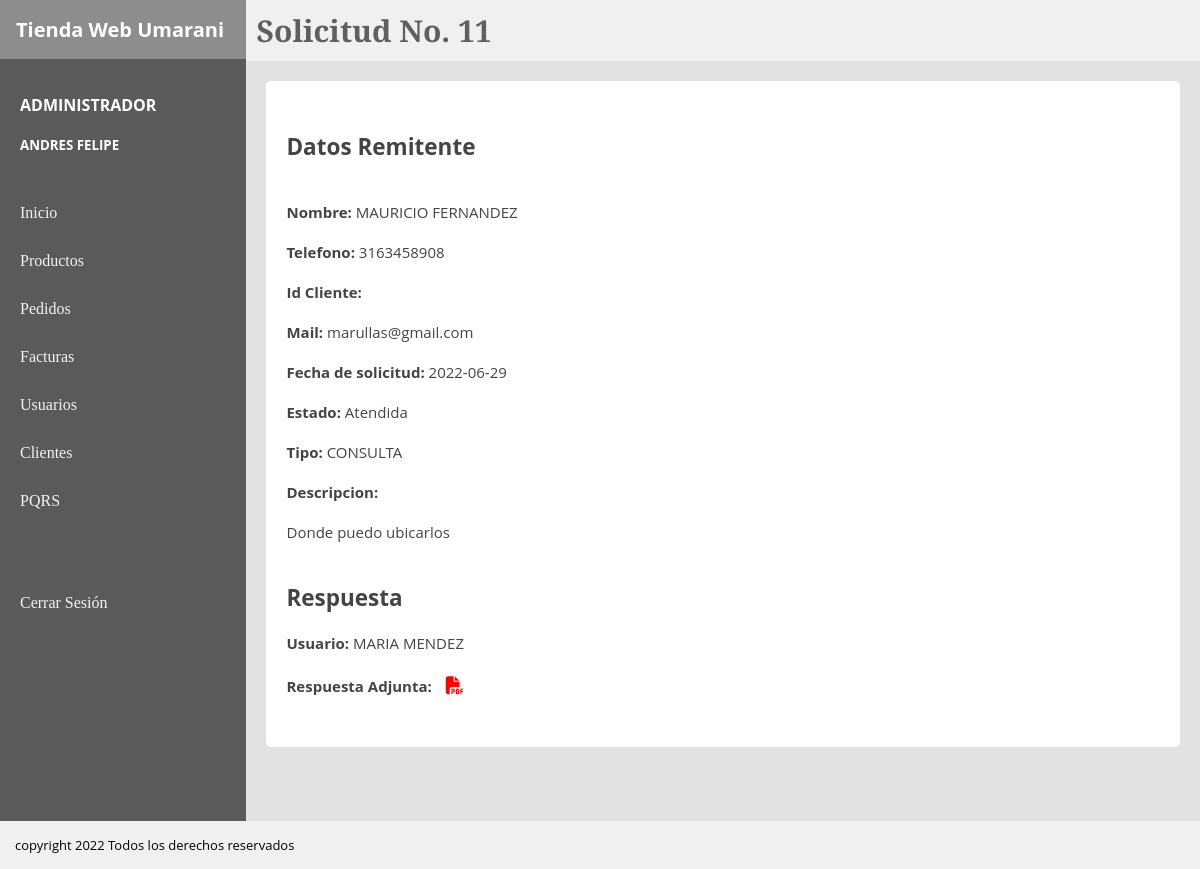
Screenshot of /View/detalleResolucion.php?pqVis=11 (signed in) with the database file from the repository.
### tables this page shows
CREATE TABLE `pqrs` (
  `pqrsId` int(11) NOT NULL AUTO_INCREMENT,
  `pqrsNombre` varchar(200) NOT NULL,
  `pqrsMail` varchar(200) NOT NULL,
  `pqrsDescripcion` text NOT NULL,
  `pqrsTelefono` varchar(12) NOT NULL,
  `pqrsEstado` varchar(30) NOT NULL DEFAULT 'Pendiente',
  `pqrsFecha` date NOT NULL,
  `pqrsClienteId` int(11) DEFAULT NULL,
  `pqrsUsuarioId` int(11) DEFAULT NULL,
  `pqrsOrigenId` int(11) NOT NULL,
  `pqrsPedidoId` int(11) DEFAULT NULL,
  `pqrsImagen` varchar(250) NOT NULL,
  PRIMARY KEY (`pqrsId`),
  KEY `fk_pqrsUsuarioId` (`pqrsUsuarioId`),
  KEY `fk_pqrsOrigenId` (`pqrsOrigenId`),
  KEY `fk_pqrsClienteId` (`pqrsClienteId`),
  CONSTRAINT `fk_pqrsClienteId` FOREIGN KEY (`pqrsClienteId`) REFERENCES `cliente` (`clienteId`),
  CONSTRAINT `fk_pqrsOrigenId` FOREIGN KEY (`pqrsOrigenId`) REFERENCES `pqrstipo` (`pqrsTipoId`),
  CONSTRAINT `fk_pqrsUsuarioId` FOREIGN KEY (`pqrsUsuarioId`) REFERENCES `usuariotienda` (`usuarioId`)
);

CREATE TABLE `pqrstipo` (
  `pqrsTipoId` int(11) NOT NULL AUTO_INCREMENT,
  `pqrsTipoNombre` varchar(30) NOT NULL,
  PRIMARY KEY (`pqrsTipoId`)
);

CREATE TABLE `resolucion` (
  `resolucionId` int(11) NOT NULL,
  `resolucionUsuarioId` int(11) NOT NULL,
  `resolucionpqrsId` int(11) NOT NULL,
  `resolucionMensaje` varchar(500) NOT NULL,
  `resolucionFecha` date NOT NULL,
  PRIMARY KEY (`resolucionId`),
  KEY `resolucionUsuarioId` (`resolucionUsuarioId`),
  KEY `resolucionpqrsId` (`resolucionpqrsId`),
  CONSTRAINT `resolucion_ibfk_1` FOREIGN KEY (`resolucionUsuarioId`) REFERENCES `usuariotienda` (`usuarioId`),
  CONSTRAINT `resolucion_ibfk_2` FOREIGN KEY (`resolucionpqrsId`) REFERENCES `pqrs` (`pqrsId`)
);

CREATE TABLE `usuariotienda` (
  `usuarioId` int(11) NOT NULL AUTO_INCREMENT,
  `usuarioNombre` varchar(50) NOT NULL,
  `usuarioApellido` varchar(50) NOT NULL,
  `usuarioDoc` varchar(12) NOT NULL,
  `usuarioRolId` int(11) NOT NULL,
  `usuarioContraseña` varchar(10) NOT NULL,
  `usuarioEstado` varchar(12) NOT NULL,
  PRIMARY KEY (`usuarioId`),
  UNIQUE KEY `UQ_usuarioDoc` (`usuarioDoc`),
  KEY `fk_usuarioRolId` (`usuarioRolId`),
  CONSTRAINT `fk_usuarioRolId` FOREIGN KEY (`usuarioRolId`) REFERENCES `rol` (`rolId`)
);

### Controller/C_GestionPqrs.php (called while the page is built, shortened)
<?php
require_once('../Model/M_PQRS.php');
if(isset($_REQUEST['pqVis'])){
    $id = $_REQUEST['pqVis'];
    $detallepqrs = mysqli_query($conexionPqrs,"SELECT * FROM pqrs
    JOIN pqrstipo
    ON pqrsTipoId = pqrsOrigenId
    WHERE pqrsId = $id")
    or die("problemas en el select" . mysqli_error($conexionPqrs));
    $detalleResolucion = mysqli_query($conexionPqrs,"SELECT * FROM resolucion
    JOIN usuarioTienda
    ON usuarioId = resolucionUsuarioId
    JOIN pqrs
    ON pqrsId = resolucionpqrsId
    WHERE resolucionpqrsId = $id") or die ("problemas en el select" . mysqli_error($conexionPqrs));
    while($det = mysqli_fetch_array($detallepqrs)){
        $pId = $det['pqrsId'];
        $nombre = $det['pqrsNombre'];
        $telefono = $det['pqrsTelefono'];
        $Mail = $det['pqrsMail'];
        $fecha = $det['pqrsFecha'];
        $estado = $det['pqrsEstado'];
        $tipo = $det['pqrsTipoNombre'];
        $descripcion = $det['pqrsDescripcion'];
    }
    while($dat = mysqli_fetch_array($detalleResolucion)){
        $usuario = $dat['usuarioNombre'] ." ". $dat['usuarioApellido'];
    }
    }
?>

### View/detalleResolucion.php (the view, shortened to what this page needs)
<?php
    require('../Controller/C_GestionPqrs.php');
?>
<!DOCTYPE html>
<html lang="en">
<head>
</head>
<body>
<link rel="stylesheet" href="../CSS/detallePqrs.css">
    <div class="padre">
        <div class="board">
            <div class="titulo">
                <h1>Tienda Web Umarani</h1>
            </div>
            <div class="usuario">
                <h4><?php echo "$_SESSION[rol] "; ?></h4>
                <h5><?php echo "$_SESSION[nombre] $_SESSION[apellido] "; ?></h5>
            </div>
            <nav class="secciones">
            <a href="">Inicio</a>
                <a href="../View/Productos.php?pagina=1">Productos</a>
                <a href="../View/pedidos.php?pagina=1">Pedidos</a>
                <a href="../view/facturas.php?pagina=1">Facturas</a>
                <?php if($_SESSION['rol'] == 'ADMINISTRADOR')  { ?>
                <a href="../View/Usuarios.php?pagina=1">Usuarios</a>
                <a href="../View/adminClientes.php?pagina=1">Clientes</a> <?php } ?>
                <a href="../View/PQRS.php?pagina=1">PQRS</a><br><br><br>
                <a href="../Controller/cerrarSesion.php">Cerrar Sesión</a>
            </nav>
        </div>
        <div class="content">
        <header class="header">
            <h1>Solicitud No. <?php echo "$pId" ?></h1>
        </header>
        <section class="section">
            <div class="container">
                <div class="filtros" >
                        <h1>Datos Remitente</h1><br><br>
                        <p><b>Nombre: </b>  <?php echo "$nombre" ?></p><br>
                        <p><b>Telefono: </b>   <?php echo "$telefono" ?>   </p><br>
                        <p><b>Id Cliente: </b>  <?php if(isset($clienteId)) { echo "$clienteId"; }else{ echo""; }?> </p><br>
                        <p><b>Mail: </b> <?php echo "$Mail" ?> </p><br>
                        <p> <b> Fecha de solicitud: </b> <?php echo"$fecha" ?> </p> <br>
                        <p> <b> Estado: </b> <?php echo"$estado" ?> </p> <br>
                        <p> <b> Tipo: </b> <?php echo"$tipo" ?> </p> <br>
                        <p><b> Descripcion: </b></p><br>
                        <p><?php echo"$descripcion" ?></p><br> <br>
                        <h1>Respuesta</h1><br>
                        <p><b>Usuario:</b> <?php if(isset($usuario)) { echo"$usuario"; } else{ echo ""; }?> </p><br>
                        <p><b>Respuesta Adjunta:  <?php if(isset($usuario)) { ?> <a class="cancel" href="../Controller/imprimirResolucion.php?rId=<?php echo "$pId" ?>"><i class="fas fa-file-pdf"></i></a> </b></p> <?php } else{ echo ""; }?>
            </div>
        </section>
        </div>
    </div>
    <footer class="footer">
        <p>copyright 2022 Todos los derechos reservados</p>
    </footer>
</body>
</html>

### CSS/detallePqrs.css (style rules this page uses)
* { padding: 0px; margin: 0px; }
.padre { display: flex; }
.board { background: #5a5a5a; flex: 1 1 auto; height: auto; }
.titulo { background: #8d8d8d; padding: 10px; }
.titulo h1 { font-family: 'Open Sans', sans-serif; font-size: 20px; padding: 6px; color:rgb(255, 255, 255); }
.usuario { padding: 10px; margin-top: 15px; }
.usuario h4 { color: rgb(255, 255, 255); font-family: 'Open Sans', sans-serif; padding: 10px; }
.usuario h5 { color: rgb(255, 255, 255); font-family: 'Open Sans', sans-serif; padding: 10px; }
.secciones { padding: 10px; }
.secciones a { display: block; padding: 10px; color: rgb(243, 243, 243); text-decoration: none; margin-top: 10px; font-family: 'Bitter', serif; transition: 0.3s ease-in-out; }
.content { flex: 100 1 auto; }
.header { background: #f0f0f0; }
.header h1 { font-family: 'Bitter', serif; font-size: 30px; padding: 10px; color: rgb(95, 95, 95); }
.section { background: #e2e2e2; padding: 20px; min-height: 720px; }
.container { padding: 20px; border-radius: 5px; background: #ffffff; }
.cancel { color: rgb(255, 0, 0); font-size: 18px; padding: 10px; }
.filtros { margin: 30px 0px; font-family: 'Open Sans', sans-serif; font-size: 15px; color: #444444; }
.footer { background: #f0f0f0; padding: 15px; font-family: 'Open Sans', sans-serif; font-size: 13px; }

### rows the page displays
pqrs: pqrsId "11", pqrsNombre "MAURICIO FERNANDEZ", pqrsTelefono "3163458908", pqrsMail "marullas@gmail.com", pqrsFecha "2022-06-29", pqrsEstado "Atendida", pqrsOrigenId.pqrsTipoNombre "CONSULTA", pqrsDescripcion "Donde puedo ubicarlos"
resolucion: resolucionUsuarioId.usuarioApellido "MARIA MENDEZ"

### other values shown
$_SESSION[rol] "ADMINISTRADOR"
$_SESSION[nombre] "ANDRES"
$_SESSION[apellido] "FELIPE"
